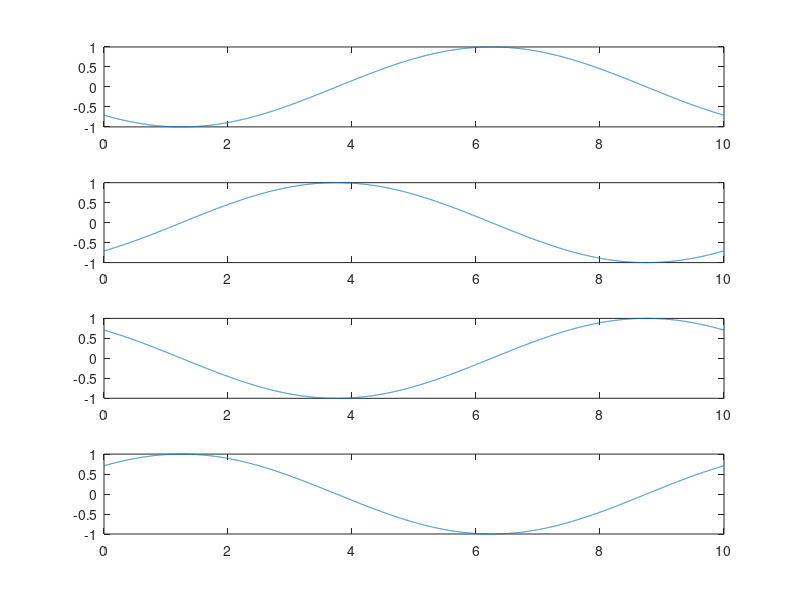
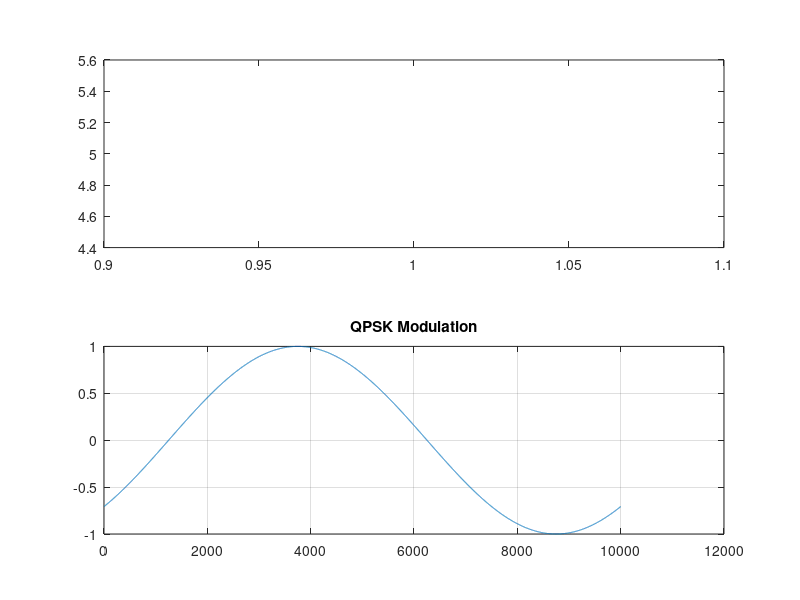

The MATLAB source for these figures, in order:

t=0:0.001:10;
ph0=sin((2*pi*0.1*t)-3*pi/4);
ph1=sin((2*pi*0.1*t)-pi/4);	
ph2=sin((2*pi*0.1*t)+3*pi/4);
ph3=sin((2*pi*0.1*t)+pi/4);

op=[];
figure(1)
subplot(411);
plot(t,ph0);
subplot(412);
plot(t,ph1);
subplot(413)
plot(t,ph2);
subplot(414)
plot(t,ph3);

x=input('sequence:');
figure(2);
subplot(211);
stairs(x);

for i=1:2:length(x)
    if(x(i)==1 && x(i+1)==1)
       op=[op ph3]; 
    else
        if(x(i)==0 && x(i+1)==0)
            op=[op ph0];
        else
            if(x(i)==1 && x(i+1)==0)
                op=[op ph2];
            else
                op=[op ph1];
            end
        end
    end
end

subplot(212);
plot(op);
title('QPSK Modulation');
grid on


